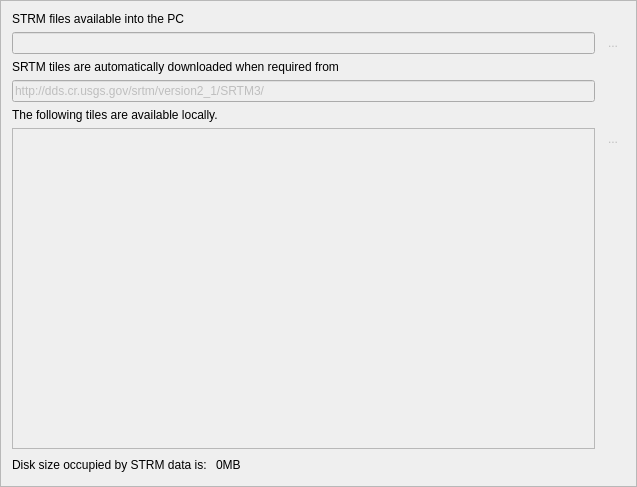
<?xml version="1.0" encoding="UTF-8"?>
<ui version="4.0">
 <class>DisplaySRTMOptionsFrame</class>
 <widget class="QFrame" name="DisplaySRTMOptionsFrame">
  <property name="geometry">
   <rect>
    <x>0</x>
    <y>0</y>
    <width>637</width>
    <height>487</height>
   </rect>
  </property>
  <property name="windowTitle">
   <string>Frame</string>
  </property>
  <property name="frameShape">
   <enum>QFrame::StyledPanel</enum>
  </property>
  <property name="frameShadow">
   <enum>QFrame::Raised</enum>
  </property>
  <layout class="QGridLayout" name="gridLayout">
   <item row="0" column="0">
    <widget class="QLabel" name="label">
     <property name="text">
      <string>STRM files available into the PC</string>
     </property>
    </widget>
   </item>
   <item row="1" column="0" colspan="4">
    <widget class="QLineEdit" name="lineEditSRTMStorage">
     <property name="enabled">
      <bool>false</bool>
     </property>
    </widget>
   </item>
   <item row="1" column="4">
    <widget class="QToolButton" name="toolButton">
     <property name="enabled">
      <bool>false</bool>
     </property>
     <property name="text">
      <string>...</string>
     </property>
     <property name="icon">
      <iconset resource="../../GPSBook/icons/gtk/gtk_icons.qrc">
       <normaloff>:/icons/gtk/document-open.png</normaloff>:/icons/gtk/document-open.png</iconset>
     </property>
     <property name="autoRaise">
      <bool>true</bool>
     </property>
    </widget>
   </item>
   <item row="5" column="4">
    <layout class="QVBoxLayout" name="verticalLayout">
     <item>
      <widget class="QToolButton" name="toolButtonDeleteSelectedTile">
       <property name="enabled">
        <bool>false</bool>
       </property>
       <property name="text">
        <string>...</string>
       </property>
       <property name="icon">
        <iconset resource="../../GPSBook/icons/gtk/gtk_icons.qrc">
         <normaloff>:/icons/gtk/object-remove.png</normaloff>:/icons/gtk/object-remove.png</iconset>
       </property>
       <property name="autoRaise">
        <bool>true</bool>
       </property>
      </widget>
     </item>
     <item>
      <spacer name="verticalSpacer">
       <property name="orientation">
        <enum>Qt::Vertical</enum>
       </property>
       <property name="sizeHint" stdset="0">
        <size>
         <width>20</width>
         <height>40</height>
        </size>
       </property>
      </spacer>
     </item>
    </layout>
   </item>
   <item row="5" column="0" colspan="4">
    <widget class="QListWidget" name="listWidgetSRTMTilesList">
     <property name="enabled">
      <bool>false</bool>
     </property>
    </widget>
   </item>
   <item row="2" column="0">
    <widget class="QLabel" name="label_3">
     <property name="text">
      <string>SRTM tiles are automatically downloaded when required from</string>
     </property>
    </widget>
   </item>
   <item row="4" column="0">
    <widget class="QLabel" name="label_4">
     <property name="text">
      <string>The following tiles are available locally.</string>
     </property>
    </widget>
   </item>
   <item row="3" column="0" colspan="4">
    <widget class="QLineEdit" name="lineEditSRTMSource">
     <property name="enabled">
      <bool>false</bool>
     </property>
     <property name="text">
      <string>http://dds.cr.usgs.gov/srtm/version2_1/SRTM3/</string>
     </property>
    </widget>
   </item>
   <item row="6" column="0" colspan="5">
    <layout class="QHBoxLayout" name="horizontalLayout">
     <item>
      <widget class="QLabel" name="label_2">
       <property name="sizePolicy">
        <sizepolicy hsizetype="Maximum" vsizetype="Preferred">
         <horstretch>0</horstretch>
         <verstretch>0</verstretch>
        </sizepolicy>
       </property>
       <property name="text">
        <string>Disk size occupied by STRM data is: </string>
       </property>
      </widget>
     </item>
     <item>
      <widget class="QLabel" name="labelSize">
       <property name="sizePolicy">
        <sizepolicy hsizetype="Maximum" vsizetype="Preferred">
         <horstretch>0</horstretch>
         <verstretch>0</verstretch>
        </sizepolicy>
       </property>
       <property name="text">
        <string>0MB</string>
       </property>
      </widget>
     </item>
     <item>
      <spacer name="horizontalSpacer">
       <property name="orientation">
        <enum>Qt::Horizontal</enum>
       </property>
       <property name="sizeHint" stdset="0">
        <size>
         <width>40</width>
         <height>20</height>
        </size>
       </property>
      </spacer>
     </item>
    </layout>
   </item>
  </layout>
 </widget>
 <resources>
  <include location="../../GPSBook/icons/gtk/gtk_icons.qrc"/>
 </resources>
 <connections/>
</ui>
